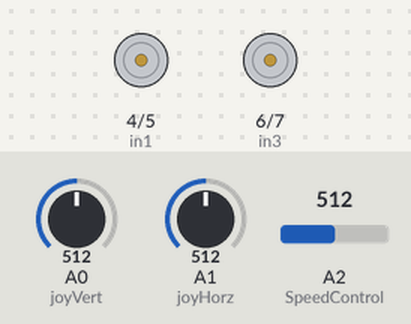
Simulated run of this sketch. Board: Arduino Uno, built with avr-gcc and run on an emulated ATmega328P. On the bench: motor-driver pin pairs drawn as motors (green arrow = first pin HIGH = forward, orange = second pin HIGH = backward, longer = more drive, scaled by the enable pin). The test bench sets the inputs (shaded band); at power-on: A0 (joyVert) = 512, A1 (joyHorz) = 512, A2 (SpeedControl) = 512.

Above: at 1.2 s.
1.3 s: A0 (joyVert) set to 469
2.8 s: A0 (joyVert) set to 443
At 4.0 s:
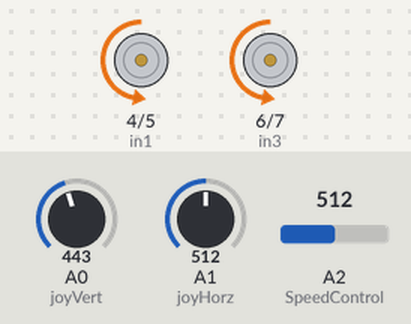
4.3 s: A1 (joyHorz) set to 466
5.8 s: A1 (joyHorz) set to 451
At 6.5 s:
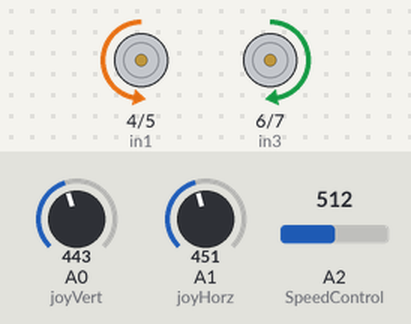
7.3 s: A2 (SpeedControl) set to 574
At 7.7 s:
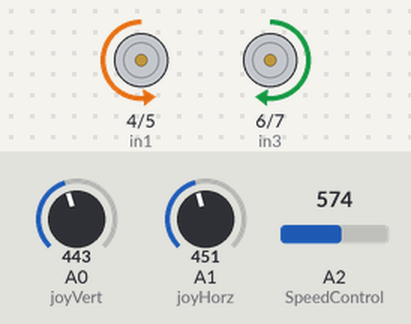
8.8 s: A2 (SpeedControl) set to 900
At 10.0 s:
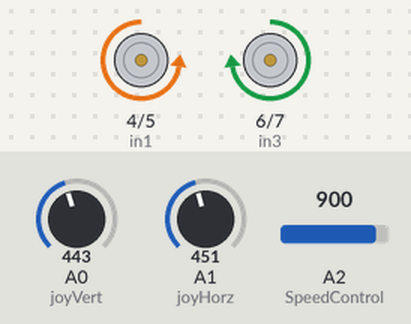
Timing chart, 0 to 11.3 s (numbered marks = the images above; inputs shaded):
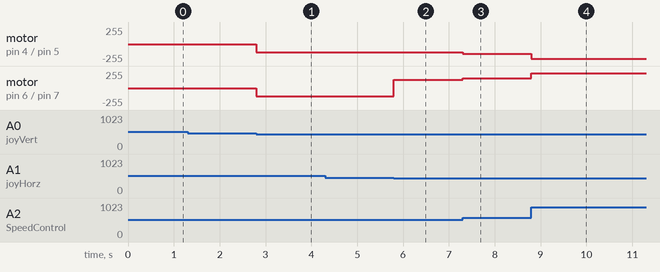

Measured:
- the behaviour switches between 460 and 459 on A0 (joyVert) (found by bisection; images 0 and 1)
- the behaviour switches between 460 and 459 on A1 (joyHorz) (found by bisection; images 1 and 2)
- after the input at 1.3 s, every drawn part: stays the same
- after the input at 2.8 s, motor on pin 4 (in1) / pin 5 (in2), motor on pin 6 (in3) / pin 7 (in4): stopped → backward 127/255 at once
- after the input at 4.3 s, every drawn part: stays the same
- after the input at 5.8 s, motor on pin 6 (in3) / pin 7 (in4): backward 127/255 → forward 127/255 at once
- after the input at 7.3 s, motor on pin 4 (in1) / pin 5 (in2): backward 127/255 → backward 143/255 at once; motor on pin 6 (in3) / pin 7 (in4): forward 127/255 → forward 143/255 at once
- after the input at 8.8 s, motor on pin 4 (in1) / pin 5 (in2): backward 143/255 → backward 224/255 at once; motor on pin 6 (in3) / pin 7 (in4): forward 143/255 → forward 224/255 at once

The sketch:

1Pot1Joy1L298HBridgeGOOD.ino
```cpp
//The_fabiolous@hotmail.com
//December 2020
// Motor A

int enA = 10;
int in1 = 4;
int in2 = 5;

// Motor B

int enB = 3;
int in3 = 6;
int in4 = 7;

// Speed control potentiometers

int SpeedControl = A2;


// Joystick Input

int joyVert = A0; // Vertical
int joyHorz = A1; // Horizontal

// Motor Speed Values - Start at zero

int MotorSpeed1 = 0;
int MotorSpeed2 = 0;

// Joystick Values - Start at 512 (middle position)

int joyposVert = 512;
int joyposHorz = 512;


void setup()

{
  Serial.begin(9600);
  // Set all the motor control pins to outputs

  pinMode(enA, OUTPUT);
  pinMode(enB, OUTPUT);
  pinMode(in1, OUTPUT);
  pinMode(in2, OUTPUT);
  pinMode(in3, OUTPUT);
  pinMode(in4, OUTPUT);


  // Start with motors disabled and direction forward

  // Motor A

  digitalWrite(enA, LOW);
  digitalWrite(in1, LOW);
  digitalWrite(in2, LOW);

  // Motor B

  digitalWrite(enB, LOW);
  digitalWrite(in3, LOW);
  digitalWrite(in4, LOW);

}


void loop() {

  // Read the Joystick X and Y positions

  joyposVert = analogRead(joyVert);
  joyposHorz = analogRead(joyHorz);
  MotorSpeed1 = analogRead(SpeedControl);
  MotorSpeed2 = analogRead(SpeedControl);

  if (joyposHorz < 460)
  {
    // This is left

    // Set Motor A backward

    digitalWrite(in1, LOW);
    digitalWrite(in2, HIGH);

    // Set Motor B forward

    digitalWrite(in3, HIGH);
    digitalWrite(in4, LOW);

    // Read the values from the potentiometers


    MotorSpeed1 = map(MotorSpeed1, 0, 1023, 0, 255);
    MotorSpeed2 = map(MotorSpeed2, 0, 1023, 0, 255);

  }

  else if (joyposHorz > 564)
  {
    //this is right
    // Set Motor A forward

    digitalWrite(in1, HIGH);
    digitalWrite(in2, LOW);

    // Set Motor B backward

    digitalWrite(in3, LOW);
    digitalWrite(in4, HIGH);

    MotorSpeed1 = map(MotorSpeed1, 0, 1023, 0, 255);
    MotorSpeed2 = map(MotorSpeed2, 0, 1023, 0, 255);

  }

  else if (joyposVert > 564)
  {
    // This is Forward

    // Set Motor A forward

    digitalWrite(in1, HIGH);
    digitalWrite(in2, LOW);

    // Set Motor B forward

    digitalWrite(in3, HIGH);
    digitalWrite(in4, LOW);

    //Determine Motor Speeds

    MotorSpeed1 = map(MotorSpeed1, 0, 1023, 0, 255);
    MotorSpeed2 = map(MotorSpeed2, 0, 1023, 0, 255);

  }
  else if (joyposVert < 460)
  {
    // This is Backward

    // Set Motor A backward

    digitalWrite(in1, LOW);
    digitalWrite(in2, HIGH);

    // Set Motor B backward

    digitalWrite(in3, LOW);
    digitalWrite(in4, HIGH);


    MotorSpeed1 = map(MotorSpeed1, 0, 1023, 0, 255);
    MotorSpeed2 = map(MotorSpeed2, 0, 1023, 0, 255);

  }


  else
  {
    // This is Stopped

    MotorSpeed1 = 0;
    MotorSpeed2 = 0;

  }


  // Adjust to prevent "buzzing" at very low speed

  if (MotorSpeed1 < 8)MotorSpeed1 = 0;
  if (MotorSpeed2 < 8)MotorSpeed2 = 0;

  // Set the motor speeds

  analogWrite(enA, MotorSpeed1);
  analogWrite(enB, MotorSpeed2);


}
```
